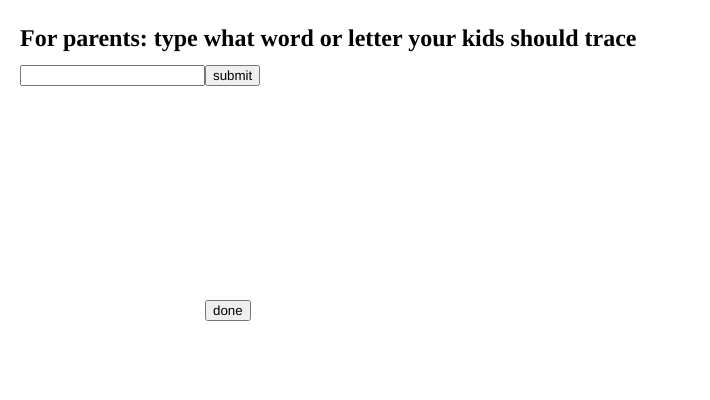
Frame 1 (no input)
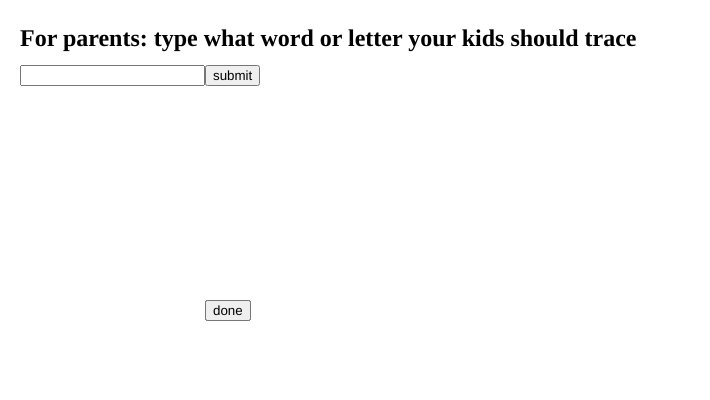
Frame 60 (no input)
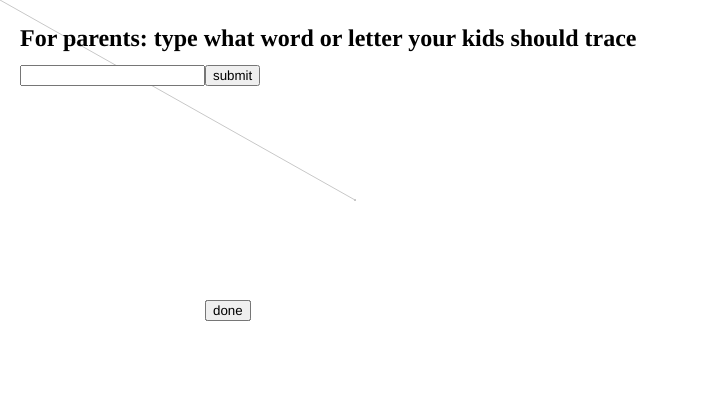
Frame 120 (the mouse pressed at the canvas centre since frame 60)

The p5.js sketch that drew these frames (run headless with seeded random() and noise() and a simulated clock; from frame 60 on, the mouse is pressed at the canvas centre):

// p5.js sketch
// ── sketch.js
function setup() {
  // create canvas
  createCanvas(710, 400);

  input = createInput();//box to type in what is being traced
  input.position(20, 65);

  button = createButton('submit');//submit what is inputted in the textbox
  button.position(input.x + input.width, 65);
  button.mousePressed(greet);

  greeting = createElement('h2', 'For parents: type what word or letter your kids should trace');
  greeting.position(20, 5);

  textAlign(CENTER);
  textSize(50);
}

function greet() {//Displays the message telling the user what to do
  const name = input.value();
  greeting.html( 'Trace over the letters with your mouse');
  input.value('');

  let s = name;
fill(60);
textSize(140);
text(s, 320,240);
}

function draw() {//function that allows you to trace the letters on the screen
  stroke(200);
  if (mouseIsPressed === true) {
    line(mouseX, mouseY, pmouseX, pmouseY);
  }
  button2 = createButton('done');
  button2.position(input.x + input.width, 300);
  button2.mousePressed(congrats);
}

function congrats(){ //displays the 'good job' message
  let s= 'Good job! Restart page to sketch more!';
  textSize(30);
text(s, 400,350);
}
